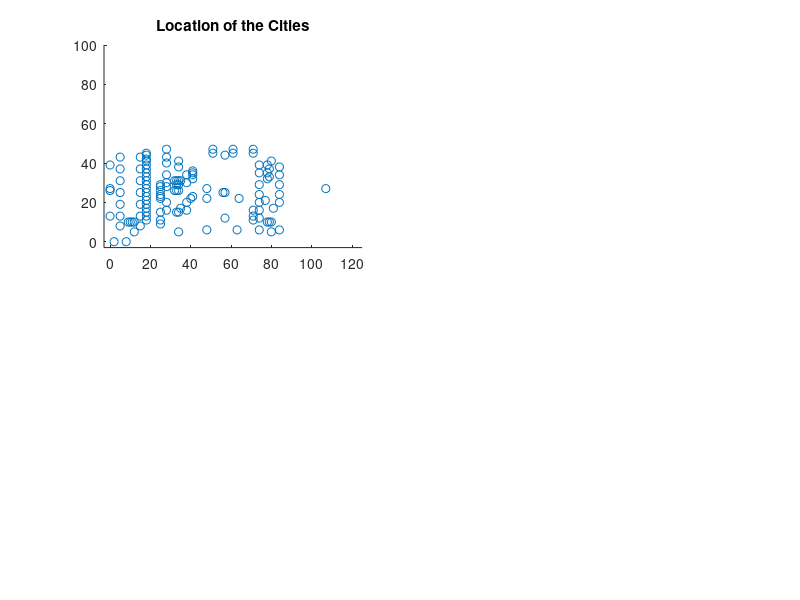

MATLAB code to generate this figure: (Note: this script raises an error after producing the figure.)
function tsp()
    close All;
    clear All;
    clc;

    noOfCities = 131;
    coordinates = zeros(noOfCities,2);
    
    % Read coordinates from text file
    % fid = fopen('TSP_411.txt', 'r');
    fid = fopen('data131.txt', 'r');
    tline = fgets(fid);
    i = 1;
    while ischar(tline)
        if tline(1) ~= 'N'
            m = regexp(tline, '\d+'); % returns [node_number, x, y]
            coordinates(i,:) = [str2double(tline(m(2):m(3)-2)), str2double(tline(m(3):end))];
            i = i + 1;
        end
        tline = fgets(fid);
    end
    fclose(fid);
    
    % Initial locations
    figure;
    subplot(2,2,1);
    scatter(coordinates(:,1),coordinates(:,2));
    title('Location of the Cities')
    axis([-3 125 -3 100])
    
    xdist = repmat(coordinates(:,1),1,noOfCities) - repmat(coordinates(:,1)',noOfCities,1);
    ydist = repmat(coordinates(:,2),1,noOfCities) - repmat(coordinates(:,2)',noOfCities,1);
    distances = sqrt(xdist.^2 + ydist.^2);
    distances(find(eye(noOfCities))) = Inf;
    
    % Nearest Neighbor Construction Heuristics
    tic;
    [routeNN, lenNN, startCityNN] = useNearestNeighbor(distances);
    graphNN = createGraph(coordinates, routeNN);
    subplot(2,2,2);
    plot(graphNN(:,1),graphNN(:,2));    
    title('Route with Nearest Neighbor');
    axis([-3 125 -3 100]);
    hold on;
    plot(coordinates(startCityNN,1), coordinates(startCityNN,2), 'r*');
    hold off;
    text(130,25,['l=',num2str(round(lenNN))]);
    toc;
    
    % Best Insertion Construction Heuristics
    tic;
    [routeBI, lenBI, startSelecteBI] = useBestInsertion(distances);
    graphBI = createGraph(coordinates, routeBI);
    subplot(2,2,3);
    plot(graphBI(:,1),graphBI(:,2));    
    title('Route with Best Insertion');
    axis([-3 125 -3 100]);
    hold on;
    plot(coordinates(startSelecteBI(1),1), coordinates(startSelecteBI(1),2), 'r*');
    plot(coordinates(startSelecteBI(2),1), coordinates(startSelecteBI(2),2), 'r*');
    plot(coordinates(startSelecteBI(3),1), coordinates(startSelecteBI(3),2), 'r*');
    hold off;
    text(130,25,['l=',num2str(round(lenBI))]);
    toc;
    
    % Cheapest Insertion Construction Heuristics
    tic;
    [routeCI, lenCI, startSelecteCI] = useCheapestInsertion(distances);
    graphCI = createGraph(coordinates, routeCI);
    subplot(2,2,4);
    plot(graphCI(:,1),graphCI(:,2));    
    title('Route with Cheapest Insertion');
    axis([-3 125 -3 100]);
    hold on;
    plot(coordinates(startSelecteCI,1), coordinates(startSelecteCI,2), 'r*');
    hold off;
    text(130,25,['l=',num2str(round(lenCI))]);
    toc;
    
    % Local Search Improvement Heuristics using Swap only
    tic;
    figure;
    [routeLSS, lenLSS] = useLocalSearch(distances, 1);
    graphLSS = createGraph(coordinates, routeLSS);
    subplot(2,2,1);
    plot(graphLSS(:,1),graphLSS(:,2));    
    title('Route with Local Search (Swap)');
    axis([-3 125 -3 100]);
    text(130,25,['l=',num2str(round(lenLSS))]);
    toc;
    
    % Local Search Improvement Heuristics using Translation only
    tic;
    [routeLST, lenLST] = useLocalSearch(distances, 2);
    graphLST = createGraph(coordinates, routeLST);
    subplot(2,2,2);
    plot(graphLST(:,1),graphLST(:,2));    
    title('Route with Local Search (Translation)');
    axis([-3 125 -3 100]);
    text(130,25,['l=',num2str(round(lenLST))]);
    toc;
    
    % Local Search Improvement Heuristics using Inversion only
    tic;
    [routeLSI, lenLSI] = useLocalSearch(distances, 3);
    graphLSI = createGraph(coordinates, routeLSI);
    subplot(2,2,3);
    plot(graphLSI(:,1),graphLSI(:,2));
    title('Route with Local Search (Inversion)');
    axis([-3 125 -3 100]);
    text(130,25,['l=',num2str(round(lenLSI))]);
    toc;
    
    % Local Search Improvement Heuristics using Swap, Translation & Inversion
    tic;
    [routeLSSTI, lenLSSTI] = useLocalSearch(distances, 4);
    graphLSSTI = createGraph(coordinates, routeLSSTI);
    subplot(2,2,4);
    plot(graphLSSTI(:,1),graphLSSTI(:,2));
    title('Route with Local Search (Swap, Translation, Inversion)');
    axis([-3 125 -3 100]);
    text(130,25,['l=',num2str(round(lenLSSTI))]);
    toc;
end

function graph = createGraph(coordinates, route)
    noOfCities = length(route);
    i = 1;
    j = 1;
    graph = ones(noOfCities+1,2);
    while i < noOfCities+1
        graph(i,:) = coordinates(j,:);
        j = find(route(j,:)); %next connected node
        i = i + 1;
    end
    graph(i,:) = coordinates(1,:); %close graph
end
